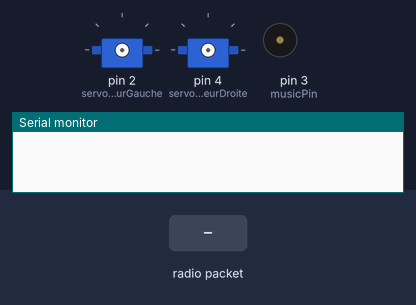
The sketch below on a simulated Arduino Nano, built with avr-gcc and run on an emulated ATmega328P. Shown: 2 × servo, buzzer (waves = sounding), the last lines printed to the serial monitor. The inputs (shaded band) are chosen by the test bench. No radio packets arrive unless stated.

Above: at 1.2 s.
1.3 s: radio packet "7" arrives
At 3.5 s:
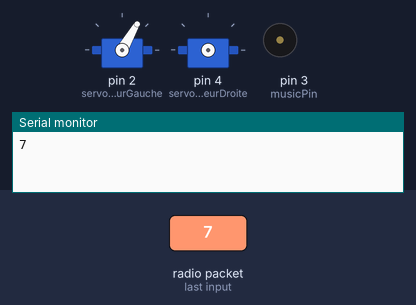
3.8 s: radio packet "8" arrives
At 5.4 s:
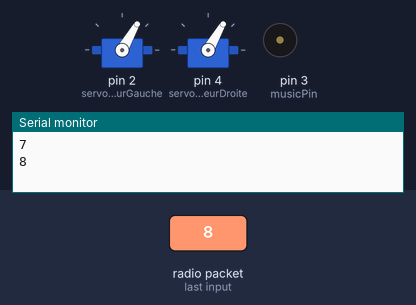
6.3 s: radio packet "9" arrives
At 8.5 s:
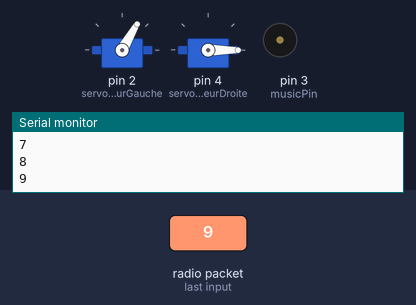
8.8 s: radio packet "4" arrives
At 11.1 s:
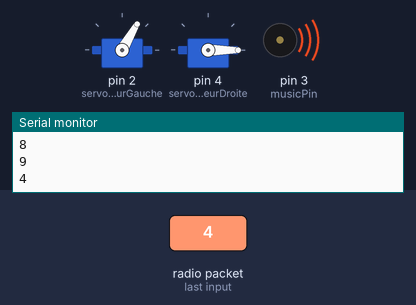
Timing chart, 0 to 12.8 s (numbered marks = the images above; inputs shaded):
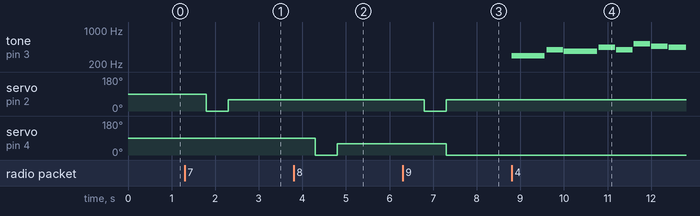

Measured:
- after the input at 1.3 s, servo on pin 2 (servoMoteurGauche): 90° → 0° after 0.50 s, → 60° 0.50 s later
- after the input at 3.8 s, servo on pin 4 (servoMoteurDroite): 90° → 0° after 0.50 s, → 60° 0.50 s later
- after the input at 6.3 s, servo on pin 2 (servoMoteurGauche): 60° → 0° after 0.50 s, → 60° 0.50 s later; servo on pin 4 (servoMoteurDroite): 60° → 0° after 1.0 s
- after the input at 8.8 s, tone on pin 3 (musicPin): plays 294 Hz for 0.76 s, 392 Hz for 0.38 s, 370 Hz for 0.76 s, 440 Hz for 0.38 s, 392 Hz for 0.38 s, 523 Hz for 0.38 s … (8 notes in this stretch), starting at once

The sketch:

arduino_nano.ino
```cpp
char message[32]; // for incoming serial data
#include <Servo.h>  // on inclut la bibliothèque servo
#include <SPI.h>
#include <RF24.h>
#include"pitches.h"
//THE SCREWDRIVER
#define pinCE     7
#define pinCSN    8
#define musicPin  3
int speed=100;
#define tunnel1 "PIPE12"  // Avec cette librairie, on est "limité" à 32 caractères par message
RF24 radio(pinCE, pinCSN);
const byte adresses[][6] = {tunnel1};
Servo servoMoteurGauche;
Servo servoMoteurDroite;
String stringMessage;


int noteDurationsMP[] = {       //duration of the notes
8,4,8,4,
4,4,4,12,
4,4,4,4,4,4,
4,16,4,

8,4,8,4,
4,2,1,1,2,1,1,12,
4,4,4,4,4,4,
4,16,4,

4,4,4,4,4,4,
4,4,4,12,
4,4,4,4,4,4,
4,4,4,12,

4,4,4,4,4,4,
2,1,1,2,1,1,4,8,4,
2,6,4,2,6,4,
2,1,1,16,4,

4,8,4,4,4,
4,16,4,
4,8,4,4,4,
4,20,
};
int melodyMP[] = {
NOTE_D4, NOTE_G4, NOTE_FS4, NOTE_A4,
NOTE_G4, NOTE_C5, NOTE_AS4, NOTE_A4,
NOTE_FS4, NOTE_G4, NOTE_A4, NOTE_FS4, NOTE_DS4, NOTE_D4,
NOTE_C4, NOTE_D4,0,

NOTE_D4, NOTE_G4, NOTE_FS4, NOTE_A4,
NOTE_G4, NOTE_C5, NOTE_D5, NOTE_C5, NOTE_AS4, NOTE_C5, NOTE_AS4, NOTE_A4,      //29               //8
NOTE_FS4, NOTE_G4, NOTE_A4, NOTE_FS4, NOTE_DS4, NOTE_D4,
NOTE_C4, NOTE_D4,0,

NOTE_D4, NOTE_FS4, NOTE_G4, NOTE_A4, NOTE_DS5, NOTE_D5,
NOTE_C5, NOTE_AS4, NOTE_A4, NOTE_C5,
NOTE_C4, NOTE_D4, NOTE_DS4, NOTE_FS4, NOTE_D5, NOTE_C5,
NOTE_AS4, NOTE_A4, NOTE_C5, NOTE_AS4,             //58

NOTE_D4, NOTE_FS4, NOTE_G4, NOTE_A4, NOTE_DS5, NOTE_D5,
NOTE_C5, NOTE_D5, NOTE_C5, NOTE_AS4, NOTE_C5, NOTE_AS4, NOTE_A4, NOTE_C5, NOTE_G4,
NOTE_A4, 0, NOTE_AS4, NOTE_A4, 0, NOTE_G4,
NOTE_G4, NOTE_A4, NOTE_G4, NOTE_FS4, 0,

NOTE_C4, NOTE_D4, NOTE_G4, NOTE_FS4, NOTE_DS4,
NOTE_C4, NOTE_D4, 0,
NOTE_C4, NOTE_D4, NOTE_G4, NOTE_FS4, NOTE_DS4,
NOTE_C4, NOTE_D4, END

};


int melodyGOT[] = {
  NOTE_G4,NOTE_C4,NOTE_E4,NOTE_F4,NOTE_G4,NOTE_C4,NOTE_E4,NOTE_F4,NOTE_D4,NOTE_G3,NOTE_B3,NOTE_C4,NOTE_D4,NOTE_G3,NOTE_B3,NOTE_C4,NOTE_D4,NOTE_G3,NOTE_B3,NOTE_C4,NOTE_D4,NOTE_G3,NOTE_B3,NOTE_F4,END
};
int noteDurationsGOT[]= {
  12,12,2,2,8,8,2,2,4,4,2,2,4,4,2,2,4,4,2,2,4,4,4,12
};
void setup() {
  Serial.begin(9600);
  radio.begin();
  radio.openReadingPipe(0, adresses[0]);
  radio.setPALevel(RF24_PA_MIN);
  radio.setChannel(4);
  radio.startListening();

  }

void loop() {
  if(radio.available()) {                                                 // On regarde si une donnée a été reçue
      radio.read(&message, sizeof(message));
      Serial.println(message); // Lecture des données reçues, une par une
    String stringMessage=String(message);
    int messageInt=stringMessage.toInt();
    // read the incoming byte:
    if(messageInt==7){
      servoMoteurGauche.attach(2);
      delay(500);

      servoMoteurGauche.write(0);
      delay(500);
      servoMoteurGauche.write(60);
      delay(500);

      servoMoteurGauche.detach();

    }
    else if(messageInt == 8){
      servoMoteurDroite.attach(4);
      delay(500);

      servoMoteurDroite.write(0);
      delay(500);
      servoMoteurDroite.write(60);
      delay(500);

      servoMoteurDroite.detach();
    }
    else if(messageInt==9){
      servoMoteurGauche.attach(2);
      servoMoteurDroite.attach(4);
      delay(500);
      servoMoteurGauche.write(0);
      servoMoteurDroite.write(60);
      delay(500);
      servoMoteurGauche.write(60);
      servoMoteurDroite.write(0);
      delay(500);
      servoMoteurGauche.detach();
      servoMoteurDroite.detach();
    }
    else if(messageInt==4){
      for (int thisNote = 0; melodyMP[thisNote]!=-1; thisNote++) {
        int noteDuration = speed*noteDurationsMP[thisNote];
        tone(musicPin, melodyMP[thisNote],noteDuration*.95);
        delay(noteDuration);
      }
    }
    else if(messageInt==5){
      for (int thisNote = 0; melodyGOT[thisNote]!=-1; thisNote++) {
        int noteDuration = speed*noteDurationsGOT[thisNote];
        tone(musicPin, melodyGOT[thisNote],noteDuration*.95);
        delay(noteDuration);
      }
    }
  }
}
```

pitches.h
```cpp
#define NOTE_B0 31

#define NOTE_C1 33

#define NOTE_CS1 35

#define NOTE_D1 37

#define NOTE_DS1 39

#define NOTE_E1 41

#define NOTE_F1 44

#define NOTE_FS1 46

#define NOTE_G1 49

#define NOTE_GS1 52

#define NOTE_A1 55

#define NOTE_AS1 58

#define NOTE_B1 62

#define NOTE_C2 65

#define NOTE_CS2 69

#define NOTE_D2 73

#define NOTE_DS2 78

#define NOTE_E2 82

#define NOTE_F2 87

#define NOTE_FS2 93

#define NOTE_G2 98

#define NOTE_GS2 104

#define NOTE_A2 110

#define NOTE_AS2 117

#define NOTE_B2 123

#define NOTE_C3 131

#define NOTE_CS3 139

#define NOTE_D3 147

#define NOTE_DS3 156

#define NOTE_E3 165

#define NOTE_F3 175

#define NOTE_FS3 185

#define NOTE_G3 196

#define NOTE_GS3 208

#define NOTE_A3 220

#define NOTE_AS3 233

#define NOTE_B3 247

#define NOTE_C4 262

#define NOTE_CS4 277

#define NOTE_D4 294

#define NOTE_DS4 311

#define NOTE_E4 330

#define NOTE_F4 349

#define NOTE_FS4 370

#define NOTE_G4 392

#define NOTE_GS4 415

#define NOTE_A4 440

#define NOTE_AS4 466

#define NOTE_B4 494

#define NOTE_C5 523

#define NOTE_CS5 554

#define NOTE_D5 587

#define NOTE_DS5 622

#define NOTE_E5 659

#define NOTE_F5 698

#define NOTE_FS5 740

#define NOTE_G5 784

#define NOTE_GS5 831

#define NOTE_A5 880

#define NOTE_AS5 932

#define NOTE_B5 988

#define NOTE_C6 1047

#define NOTE_CS6 1109

#define NOTE_D6 1175

#define NOTE_DS6 1245

#define NOTE_E6 1319

#define NOTE_F6 1397

#define NOTE_FS6 1480

#define NOTE_G6 1568

#define NOTE_GS6 1661

#define NOTE_A6 1760

#define NOTE_AS6 1865

#define NOTE_B6 1976

#define NOTE_C7 2093

#define NOTE_CS7 2217

#define NOTE_D7 2349

#define NOTE_DS7 2489

#define NOTE_E7 2637

#define NOTE_F7 2794

#define NOTE_FS7 2960

#define NOTE_G7 3136

#define NOTE_GS7 3322

#define NOTE_A7 3520

#define NOTE_AS7 3729

#define NOTE_B7 3951

#define NOTE_C8 4186

#define NOTE_CS8 4435

#define NOTE_D8 4699

#define NOTE_DS8 4978

#define END -1
```
